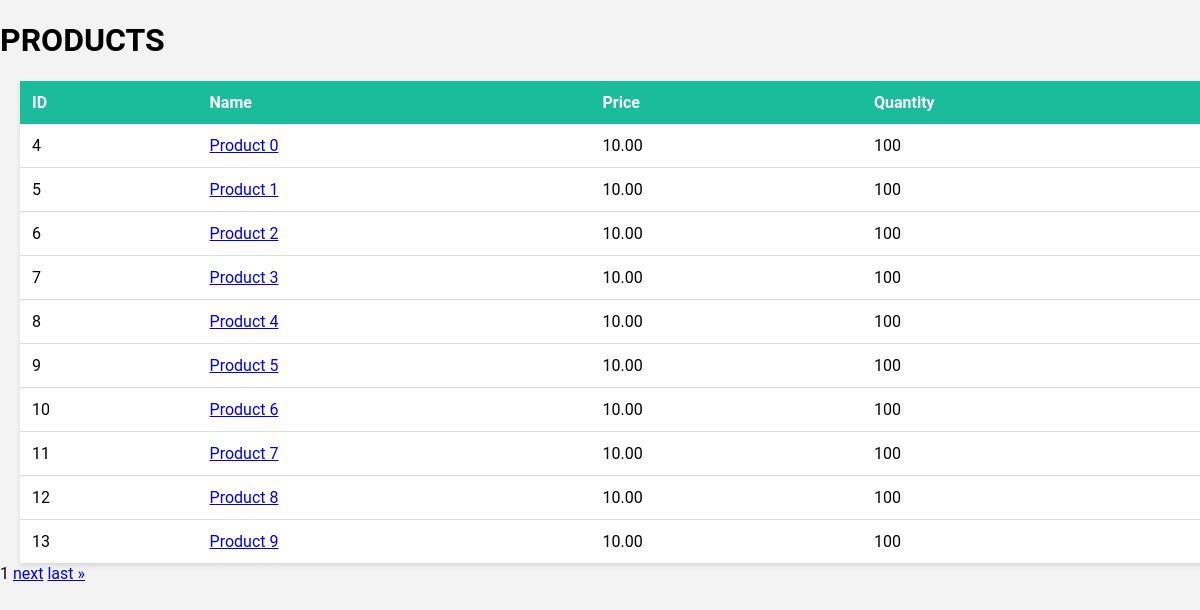
Screenshot of /products/ with the database file from the repository.
### home/models.py (models this page shows, shortened)
class Product(models.Model):
    id = models.AutoField(primary_key=True)
    name = models.CharField(max_length=100)
    price = models.DecimalField(max_digits=5, decimal_places=2)
    quantity = models.PositiveIntegerField()

### home/views.py (the view)
# urls.py: path('products/', views.products_view, name='products'),
def products_view(request):
    product_list = Product.objects.all()
    paginator = Paginator(product_list, 10)
    page_number = request.GET.get('page')
    products = paginator.get_page(page_number)
    return render(request, 'homepage/products.html', {'products': products})

### home/templates/homepage/products.html (shortened to what this page needs)
{% load static %}
<!DOCTYPE html>
<html lang="en">
<head>
</head>
<body class="dark-bg">
    <header>
        <h1>PRODUCTS</h1>
    </header>
    <main>
        <table>
            <thead>
              <tr>
                <th>ID</th>
                <th>Name</th>
                <th>Price</th>
                <th>Quantity</th>
              </tr>
            </thead>
            <tbody>
              {% for product in products %}
                <tr>
                  <td>{{ product.id }}</td>
                  <td><a href="{% url 'product_detail' product.id %}">{{ product.name }}</a></td>
                  <td>{{ product.price }}</td>
                  <td>{{ product.quantity }}</td>
                </tr>
              {% endfor %}
            </tbody>
        </table>
        <div class="pagination">
            <span class="step-links">
                <span class="current-page">
                    {{ products.number }}
                </span>
                {% if products.has_next %}
                    <a href="?page={{ products.next_page_number }}">next</a>
                    <a href="?page={{ products.paginator.num_pages }}">last &raquo;</a>
                {% endif %}
            </span>
        </div>
    </main>
</body>
</html>

### home/templates/homepage/products.html (style rules this page uses)
body { font-family: 'Roboto', sans-serif; background-color: #F3F3F3; margin: 0; padding: 0; }
table { width: 100%; border-collapse: collapse; margin: 0 20px; background-color: #fff; box-shadow: 0px 2px 5px rgba(0, 0, 0, 0.1); }
th, td { text-align: left; padding: 12px; }
th { background-color: #1abc9c; color: #fff; }
td { border-bottom: 1px solid #ddd; }

### rows the page displays
Product: id "4", name "Product 0", price "10.00", quantity "100"
Product: id "5", name "Product 1", price "10.00", quantity "100"
Product: id "6", name "Product 2", price "10.00", quantity "100"
Product: id "7", name "Product 3", price "10.00", quantity "100"
Product: id "8", name "Product 4", price "10.00", quantity "100"
Product: id "9", name "Product 5", price "10.00", quantity "100"
Product: id "10", name "Product 6", price "10.00", quantity "100"
Product: id "11", name "Product 7", price "10.00", quantity "100"
Product: id "12", name "Product 8", price "10.00", quantity "100"
Product: id "13", name "Product 9", price "10.00", quantity "100"

### other values shown
{{ products.number }} "1"
